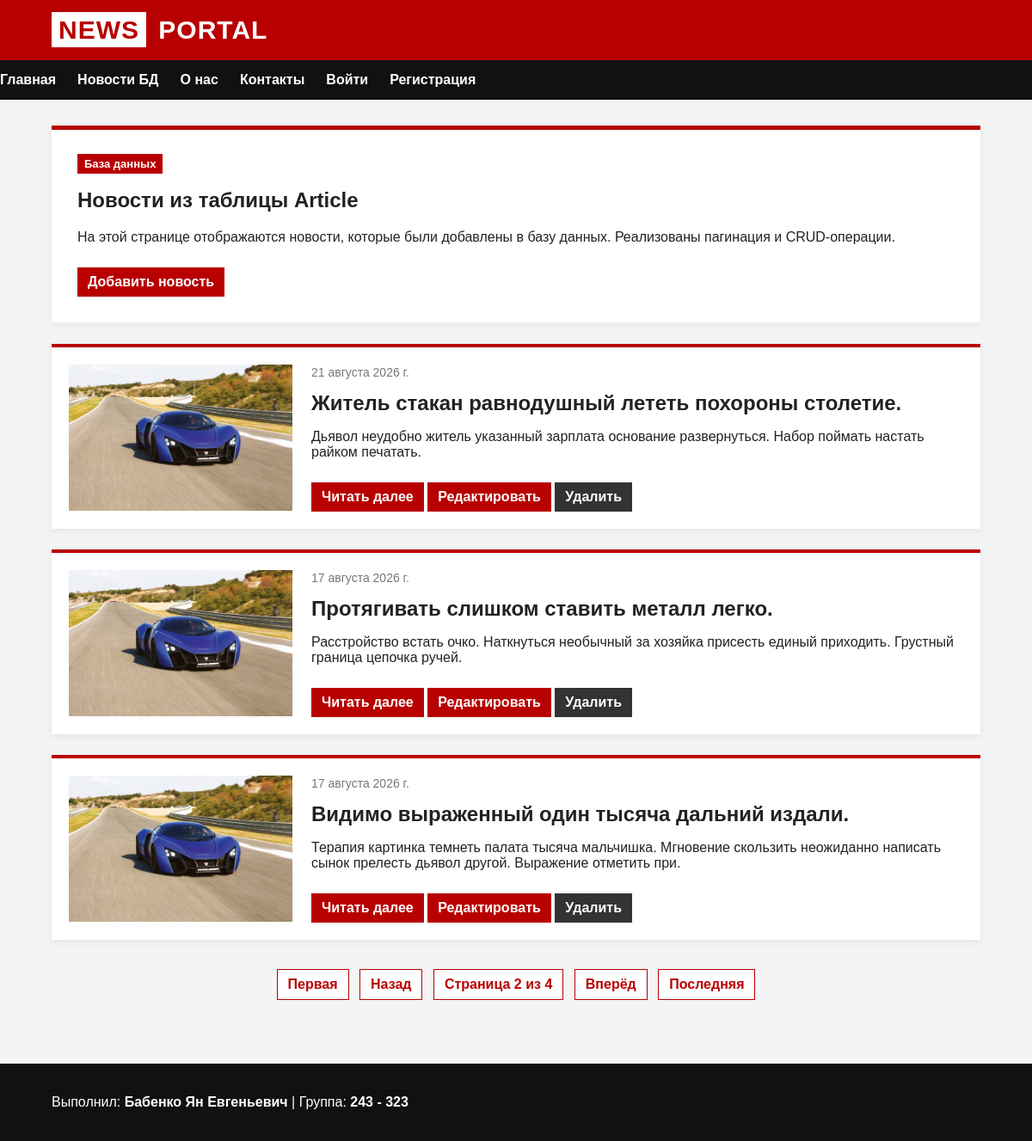
/articles/?page=2, run on the app's committed database.
### pages/models.py (models this page shows, shortened)
class Article(models.Model):
    title = models.CharField(
        max_length=255,
        verbose_name='Название новости'
    )
    short_description = models.TextField(
        verbose_name='Краткое описание'
    )
    description = models.TextField(
        verbose_name='Полное описание'
    )
    preview_image = models.CharField(
        max_length=255,
        verbose_name='Изображение-превью'
    )
    full_image = models.CharField(
        max_length=255,
        verbose_name='Полное изображение'
    )
    published_at = models.DateField(
        verbose_name='Дата публикации'
    )
    created_at = models.DateTimeField(
        auto_now_add=True,
        verbose_name='Дата создания'
    )
    updated_at = models.DateTimeField(
        auto_now=True,
        verbose_name='Дата обновления'
    )

### pages/article_controller.py (the view)
# urls.py: path('articles/', ArticleController.index, name='articles'),
    @staticmethod
    def index(request):
        articles = Article.objects.all().order_by('-published_at')
        paginator = Paginator(articles, 3)
        page_number = request.GET.get('page')
        page_obj = paginator.get_page(page_number)
        return render(request, 'articles/index.html', {
            'page_obj': page_obj
        })

### pages/templates/articles/index.html (shortened to what this page needs)
{% extends 'base.html' %}
{% load static %}
{% block content %}
<section class="hero">
    <span class="tag">База данных</span>
    <h1>Новости из таблицы Article</h1>
    <p>
        На этой странице отображаются новости, которые были добавлены
        в базу данных. Реализованы пагинация и CRUD-операции.
    </p>
    <a href="{% url 'article_create' %}" class="read-more">
        Добавить новость
    </a>
</section>
<section class="news-list">
    {% for article in page_obj %}
        <article class="json-news-card">
            <img
                src="{% static 'images/'|add:article.preview_image %}"
                alt="{{ article.title }}"
                class="preview-image"
            >
            <div class="json-news-content">
                <span class="date">
                    {{ article.published_at }}
                </span>
                <h2>
                    {{ article.title }}
                </h2>
                <p>
                    {{ article.short_description }}
                </p>
                <a href="{% url 'article_show' article.id %}" class="read-more">
                    Читать далее
                </a>
                <a href="{% url 'article_edit' article.id %}" class="read-more">
                    Редактировать
                </a>
                <a href="{% url 'article_delete' article.id %}" class="delete-link">
                    Удалить
                </a>
            </div>
        </article>
    {% empty %}
        <div class="text-card">
            <p>
                В базе данных пока нет новостей.
            </p>
        </div>
    {% endfor %}
</section>
{% if page_obj.has_other_pages %}
    <div class="pagination">
        {% if page_obj.has_previous %}
            <a href="?page=1">Первая</a>
            <a href="?page={{ page_obj.previous_page_number }}">Назад</a>
        {% endif %}
        <span>
            Страница {{ page_obj.number }} из {{ page_obj.paginator.num_pages }}
        </span>
        {% if page_obj.has_next %}
            <a href="?page={{ page_obj.next_page_number }}">Вперёд</a>
            <a href="?page={{ page_obj.paginator.num_pages }}">Последняя</a>
        {% endif %}
    </div>
{% endif %}
{% endblock %}

### pages/static/css/style.css (style rules this page uses)
body { margin: 0; font-family: Arial, sans-serif; background: #f4f4f4; color: #222; }
.hero { background: white; padding: 30px; border-top: 5px solid #b80000; box-shadow: 0 2px 8px rgba(0, 0, 0, 0.06); }
.tag { background: #b80000; color: white; padding: 4px 8px; font-size: 13px; font-weight: bold; }
.news-list { display: flex; flex-direction: column; gap: 24px; margin-top: 25px; }
.json-news-card { display: grid; grid-template-columns: 260px 1fr; gap: 22px; align-items: start; background: white; padding: 20px; border-top: 4px solid #b80000; box-shadow: 0 2px 8px rgba(0, 0, 0, 0.08); }
.preview-image { width: 260px; height: 170px; object-fit: cover; display: block; }
.json-news-content h2 { margin-top: 6px; margin-bottom: 10px; font-size: 24px; }
.date { display: inline-block; color: #777; font-size: 14px; margin-bottom: 8px; }
.read-more, .back-link { display: inline-block; margin-top: 10px; background: #b80000; color: white; text-decoration: none; padding: 8px 12px; font-weight: bold; }
img.preview-image { width: 260px !important; height: 170px !important; object-fit: cover !important; }
.pagination { margin-top: 30px; text-align: center; }
.pagination a, .pagination span { display: inline-block; margin: 4px; padding: 8px 12px; background: white; color: #b80000; border: 1px solid #b80000; text-decoration: none; font-weight: bold; }
.delete-link { display: inline-block; margin-top: 10px; background: #333; color: white; text-decoration: none; padding: 8px 12px; font-weight: bold; }

### data on the page
Article: preview_image (picture), published_at "21 августа 2026 г.", title "Житель стакан равнодушный лететь похороны столетие.", short_description "Дьявол неудобно житель указанный зарплата основание развернуться. Набор поймать настать райком печатать."
Article: preview_image (picture), published_at "17 августа 2026 г.", title "Протягивать слишком ставить металл легко.", short_description "Расстройство встать очко. Наткнуться необычный за хозяйка присесть единый приходить. Грустный граница цепочка ручей."
Article: preview_image (picture), published_at "17 августа 2026 г.", title "Видимо выраженный один тысяча дальний издали.", short_description "Терапия картинка темнеть палата тысяча мальчишка. Мгновение скользить неожиданно написать сынок прелесть дьявол другой. Выражение отметить при."

### other printed values
{{ page_obj.number }} "2"
{{ page_obj.paginator.num_pages }} "4"
